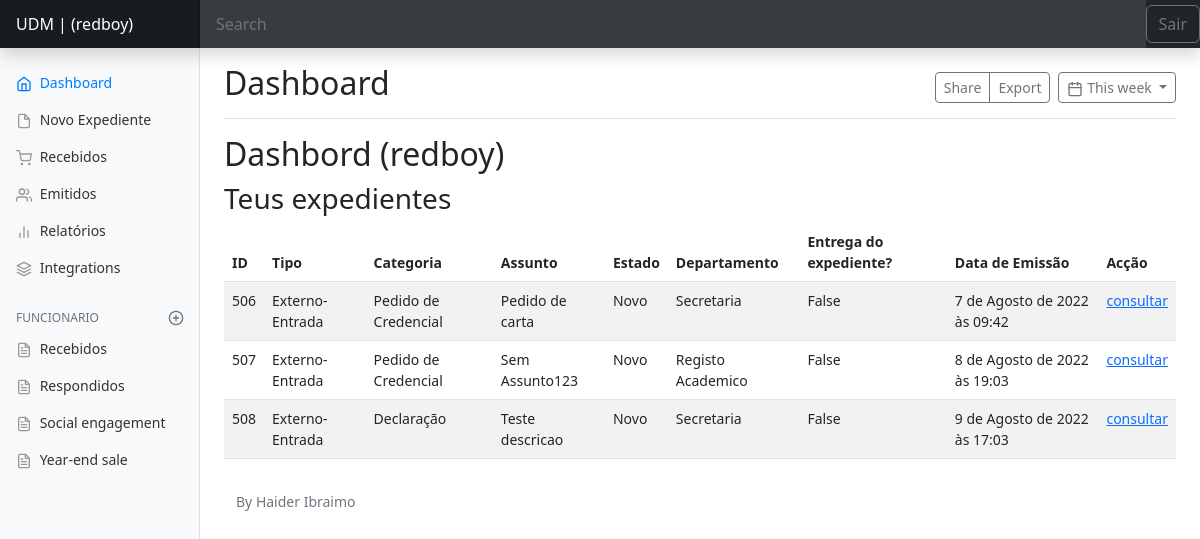
/authors/dashbord/expedient/emitidos (signed in), run on an earlier commit of the app's database.
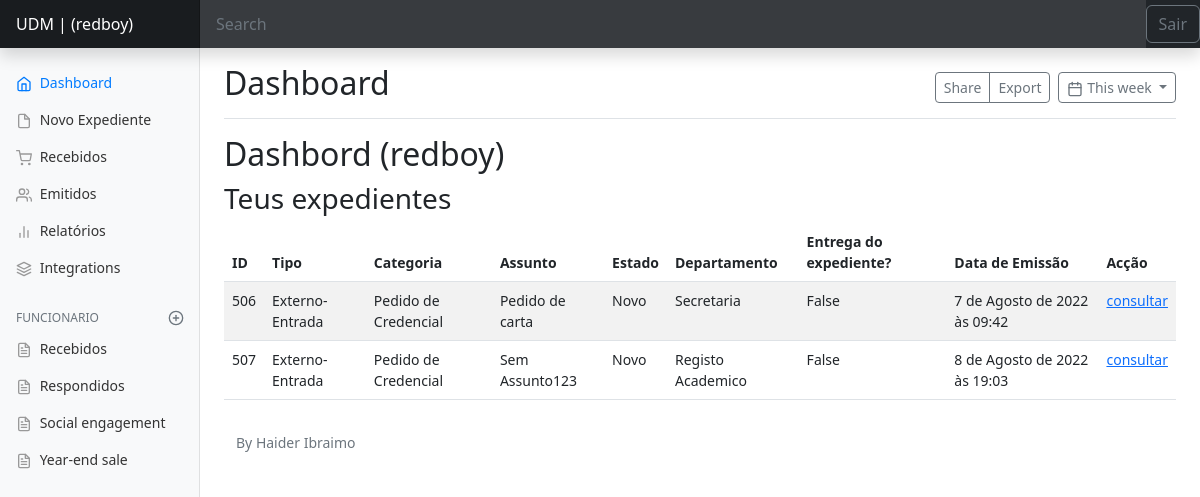
And on a later commit of the database.
### expedient/models.py (models this page shows, shortened)
class Expedient(models.Model):
    numero_Ex = models.IntegerField()
    tipo = models.CharField(max_length=50)
    departamento = models.CharField(max_length=100)
    categoria = models.CharField(max_length=100)
    assunto = models.CharField(max_length=150, null=False, )
    prioridade = models.CharField(max_length=20)
    confidencial = models.BooleanField(default=False)
    descricao = models.TextField(null=True, )
    estado = models.CharField(max_length=20)
    anexo = models.FileField(upload_to ='expedient/uploads/%Y/%m/%d/', null=True,)
    data_emissao = models.DateTimeField(auto_now_add=True)
    data_recepcao = models.DateTimeField(auto_now=True)
    recebido = models.BooleanField(default=False)
    slug = models.SlugField()
    departamento = models.ForeignKey(Departamento, on_delete=models.SET_NULL, null=True, default=None)
    usuario = models.ForeignKey(User, on_delete=models.SET_NULL, null=True)

class Departamento(models.Model):
    nome = models.CharField(max_length=65)
    def __str__(self):
        return self.nome

### authors/views.py (the view)
# urls.py: path('dashbord/expedient/emitidos', views.dashbord_expedient_emitidos, name='dashbord_expedient_emitidos'),
@login_required(login_url='authors:login', redirect_field_name='next')
def dashbord_expedient_emitidos(request):
    expedients = Expedient.objects.filter(recebido=False,
                                         usuario=request.user,
                                         )
    page_obj, pagination_range = make_pagination(request, expedients, PER_PAGES)
    return render(request,
                  'authors/pages/dashbord_emitidos.html',context={
        'expedients': page_obj,
        'pagination_range': pagination_range,
    }
                  )

### utils/expedient/pagination.py (called while the page is built)
def make_pagination(request, queryset, per_page, qty_pages=4):
    try:
        current_page = int(request.GET.get('page', 1))
    except ValueError:
        current_page = 1
    paginator = Paginator(queryset, per_page)
    page_obj = paginator.get_page(current_page)
    pagination_range = make_pagination_range(
        paginator.page_range,
        qty_pages,
        current_page
    )
    return page_obj, pagination_range

### authors/templates/authors/pages/dashbord_emitidos.html (shortened to what this page needs)
{% extends 'global/base.html' %}
{% block content %}
<h2>Dashbord  ({{ user }}) </h2>
  <H3>Teus expedientes</H3>
  <table class="table table-striped table-hover">
    <thead>
     <tr>
        <th>ID</th>
        <th>Tipo</th>
        <th>Categoria</th>
        <th>Assunto</th>
        <th>Estado</th>
        <th>Departamento</th>
        <th>Entrega do expediente?</th>
        <th>Data de Emissão</th>
        <th>Acção</th>
     </tr>
      </thead>
    {% for expedient in expedients %}
    <tr>
        <td> {{ expedient.id }} </td>
        <td>{{ expedient.tipo }}</td>
        <td>{{ expedient.categoria }}</td>
        <td>{{ expedient.assunto }}</td>
        <td>{{ expedient.estado }}</td>
        <td>{{ expedient.departamento }}</td>
        <td>{{ expedient.recebido }}</td>
        <td>{{ expedient.data_emissao }}</td>
        <td> <a href="{% url 'authors:dashbord_expedient_detail' expedient.id %}">consultar</a> </td>
     </tr>
    {% empty %}
      <li>
        <p>Não tens nenhum expediente emitido, crie um.</p>
      </li>
    {% endfor %}
</table>
{% endblock content %}

What changed in the data, as far as the page shows it:
no longer on this page (row edited): Expedient: id "508", tipo "Externo-Entrada", categoria "Declaração", assunto "Teste descricao", estado "Novo", departamento "Secretaria", recebido "False", data_emissao "9 de Agosto de 2022 às 17:03"
